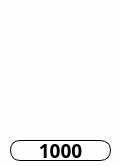
<?xml version="1.0" encoding="UTF-8"?>
<ui version="4.0">
 <class>Form</class>
 <widget class="QWidget" name="Form">
  <property name="geometry">
   <rect>
    <x>0</x>
    <y>0</y>
    <width>121</width>
    <height>166</height>
   </rect>
  </property>
  <property name="windowTitle">
   <string>Form</string>
  </property>
  <property name="styleSheet">
   <string notr="true">background: rgb(254,254,254)</string>
  </property>
  <widget class="QPushButton" name="price">
   <property name="geometry">
    <rect>
     <x>10</x>
     <y>140</y>
     <width>101</width>
     <height>21</height>
    </rect>
   </property>
   <property name="font">
    <font>
     <family>Futurespore Cyrillic</family>
     <pointsize>14</pointsize>
     <weight>50</weight>
     <italic>false</italic>
     <bold>false</bold>
    </font>
   </property>
   <property name="styleSheet">
    <string notr="true">QPushButton:pressed {
border: 0px solid #000;
border-radius: 10px;
border-style: outset;
background: black;
color: rgb(254,254,254);
font-weight: bold;
font: 14pt &quot;Futurespore Cyrillic&quot;;
}
QPushButton {
border: 1px solid #000;
border-radius: 10px;
border-style: outset;
color: black;
font-weight: bold;
font: 14pt &quot;Futurespore Cyrillic&quot;;
}</string>
   </property>
   <property name="text">
    <string>1000</string>
   </property>
  </widget>
  <widget class="QPushButton" name="photo">
   <property name="geometry">
    <rect>
     <x>10</x>
     <y>0</y>
     <width>101</width>
     <height>131</height>
    </rect>
   </property>
   <property name="styleSheet">
    <string notr="true">QPushButton:pressed {
border: 0px solid #000;
border-radius: 13px;
border-style: outset;
color: rgb(254,254,254);
font-weight: bold;
font: 20pt &quot;Futurespore Cyrillic&quot;;
}</string>
   </property>
   <property name="text">
    <string/>
   </property>
   <property name="autoDefault">
    <bool>false</bool>
   </property>
   <property name="default">
    <bool>false</bool>
   </property>
   <property name="flat">
    <bool>true</bool>
   </property>
  </widget>
 </widget>
 <resources/>
 <connections/>
</ui>
